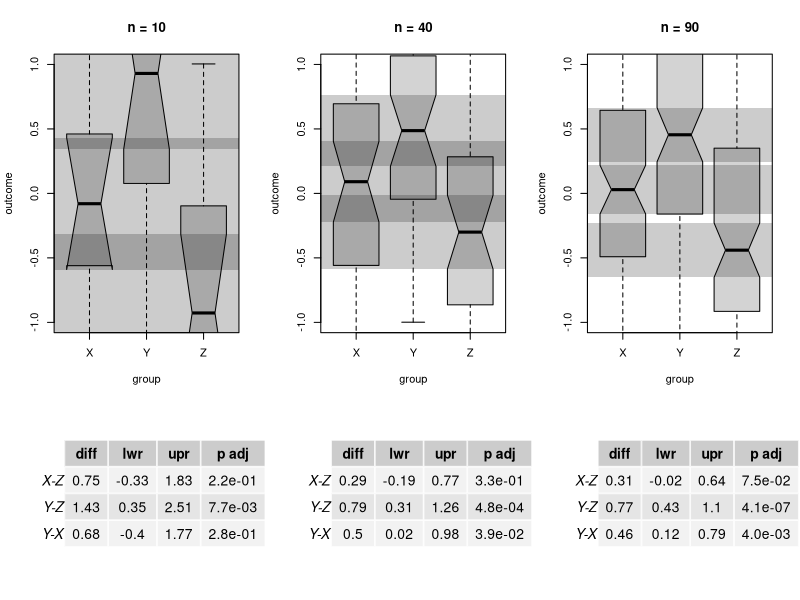

This chart was generated by the following R code:
## ---- chunk 1
knitr::opts_chunk$set(echo=TRUE, include = TRUE, warning=FALSE, message=FALSE)
## ---- chunk 2
library(gridBase)
library(gridExtra)
library(grid)

layout(matrix(c(1,1,2,3,3,4,5,5,6), nrow = 3, ncol = 3, byrow = F))


ns <- c(10,40,90)

for(i in seq_along(ns)){
    
    n <- ns[i]
    
    set.seed(123)
    
    x <- rnorm(n, 0)
    y <- rnorm(n, 0.55)
    z <- rnorm(n, -0.25)
    
    dat <- data.frame(outcome = c(x,y,z),
                      group = rep(c("X","Y","Z"), each = n))
    
    
    boxplot(outcome ~ group, data = dat, 
            notch = TRUE, ylim = c(-1,1),
            main = paste("n =", n))
    
    rect(xleft = 0, ybottom = median(x)-IQR(x, type = 2)*1.58/sqrt(n), 
         xright = 4, ytop =   median(x)+IQR(x, type = 2)*1.58/sqrt(n), 
         border = NA, col = "#00000033")
    
    rect(xleft = 0, ybottom = median(y)-IQR(y, type = 2)*1.58/sqrt(n), 
         xright = 4, ytop =   median(y)+IQR(y, type = 2)*1.58/sqrt(n), 
         border = NA, col = "#00000033")
    
    
    rect(xleft = 0, ybottom = median(z)-IQR(z, type = 2)*1.58/sqrt(n), 
         xright = 4, ytop =   median(z)+IQR(z, type = 2)*1.58/sqrt(n), 
         border = NA, col = "#00000033")
    
    # fit anova
    fit <- aov(outcome ~ group, data = dat)
    
    # perform Tukey test
    tukey_results <- TukeyHSD(fit, ordered = TRUE)$group
    
    # formatting
    tukey_results[,1:3] <- round(tukey_results[,1:3], 2)
    tukey_results[,4] <- format(tukey_results[,4], digits = 2, scientific = T)
        
    # tricks to plot table
    frame()
    vps <- baseViewports()
    pushViewport(vps$inner, vps$figure, vps$plot)
    grob <-  tableGrob(tukey_results, theme=ttheme_default(base_size = 10))  
    grid.draw(grob)
    popViewport(3)
}
## ---- chunk 3

n = 40

n_overlap1 <- replicate(1000, expr = {
    
    x <- rnorm(n, 0)
    y <- rnorm(n, 0.55)
    # no need for z (notches are constructed independently)
    
    x_upr <- median(x)+IQR(x, type = 2)*1.58/sqrt(n)
    x_lwr <- median(x)-IQR(x, type = 2)*1.58/sqrt(n)
    y_upr <- median(y)+IQR(y, type = 2)*1.58/sqrt(n)
    y_lwr <- median(y)-IQR(y, type = 2)*1.58/sqrt(n)
    
    !(x_lwr > y_upr | x_upr < y_lwr)
    
})


n_overlap2 <- replicate(1000, expr = {
    
    x <- rnorm(n, 0)
    y <- rnorm(n, 0.55)
    z <- rnorm(n, -0.25)
    
    dat <- data.frame(outcome = c(x,y,z),
                      group = rep(c("X","Y","Z"), each = n))
    
    fit <- aov(outcome ~ group, data = dat)
    tukey_results <- TukeyHSD(fit, ordered = FALSE)$group
    
    tukey_results["Y-X",2] < 0  & tukey_results["Y-X",3] > 0
})


mean(n_overlap1); mean(n_overlap2)
## ---- chunk 4
n = 40

n_overlap1 <- replicate(1000, expr = {
    
    x <- rnorm(n, 0)
    y <- rnorm(n, 0.55)
    # no need for z (notches are constructed independently)
    
    x_upr <- median(x)+IQR(x, type = 2)*1.58/sqrt(n)
    x_lwr <- median(x)-IQR(x, type = 2)*1.58/sqrt(n)
    y_upr <- median(y)+IQR(y, type = 2)*1.58/sqrt(n)
    y_lwr <- median(y)-IQR(y, type = 2)*1.58/sqrt(n)
    
    !(x_lwr > y_upr | x_upr < y_lwr)
})



n_overlap2 <- replicate(1000, expr = {
    
    x <- rnorm(n, 0)
    y <- rnorm(n, 0.55)
    z1 <- rnorm(n, -0.25)
    # add manually some Zs
    z2 <- rnorm(n, -0.25)
    z3 <- rnorm(n, -0.25)
    z4 <- rnorm(n, -0.25)
    z5 <- rnorm(n, -0.25)
    z6 <- rnorm(n, -0.25)
    z7 <- rnorm(n, -0.25)
    z8 <- rnorm(n, -0.25)
    
    dat <- data.frame(outcome = c(x,y,z1,z2,z3,z4,z5,z6,z7,z8),
                      group = rep(c("X","Y","Z1","Z2","Z3","Z4","Z5","Z6","Z7","Z8"), each = n))
    
    fit <- aov(outcome ~ group, data = dat)
    tukey_results <- TukeyHSD(fit, ordered = FALSE)$group
    
    tukey_results["Y-X",2] < 0  & tukey_results["Y-X",3] > 0
})


mean(n_overlap1); mean(n_overlap2)
